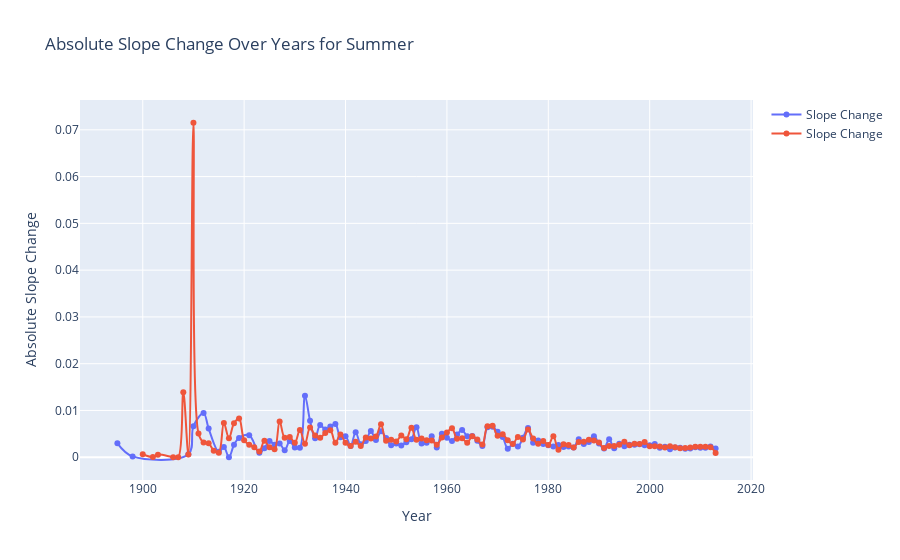

The code cell stored with this chart in its notebook:
### Markdown cell above
H0 : The proportions are all equal 

We can reject the null hypothesis at the 5% significance level.

### Code cell
# ################################################ slope change 
# import plotly.express as px

# fig = px.line(summer_movies_df.sort_values('year', ascending=True), x="year", y="slope_change", title='Slope Change Over Years for Summer')
# fig.show()

######################################## Absolute value 
import plotly.graph_objects as go
import numpy as np
display(summer_movies_df)
# Tri par année
summer_movies_df_sorted = summer_movies_df.groupby('year').apply(lambda x : pd.Series({'avg': x['slope_change'].dropna().abs().mean()}))
summer_movies_df_sorted.reset_index(inplace=True)

fall_movies_df_sorted = fall_movies_df.groupby('year').apply(lambda x : pd.Series({'avg': x['slope_change'].dropna().abs().mean()}))
fall_movies_df_sorted.reset_index(inplace=True)

display(summer_movies_df_sorted)
fig = go.Figure()

# Ajouter la courbe avec des points de données
fig.add_trace(go.Scatter(
    x=summer_movies_df_sorted['year'],
    y=summer_movies_df_sorted['avg'].abs(),
    mode='lines+markers',
    line_shape='spline',
    name='Slope Change'
))

# Ajouter la courbe avec des points de données
fig.add_trace(go.Scatter(
    x=fall_movies_df_sorted['year'],
    y=fall_movies_df_sorted['avg'].abs(),
    mode='lines+markers',
    line_shape='spline',
    name='Slope Change'
))


# Mise à jour du layout
fig.update_layout(
    title='Absolute Slope Change Over Years for Summer',
    xaxis_title='Year',
    yaxis_title='Absolute Slope Change'
)

# Afficher la figure
fig.show()
